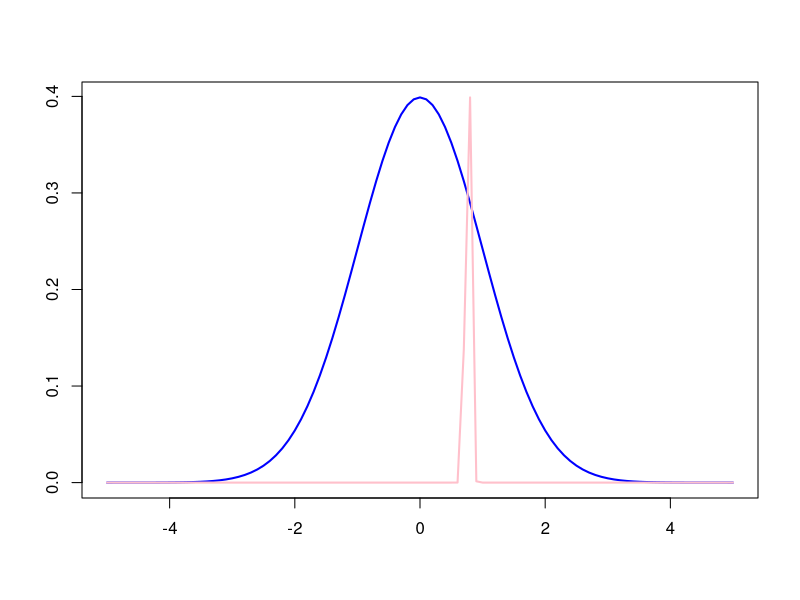

The R script that drew this image:
# Neka X ima familiju N(theta, sigma^2), a apriorna raspodela je
# normalna N(mi, tau^2). Naci aposteriornu raspodelu za theta ako
# je obim uzorka n=1.

# Primer: uzorak je iz N(1,2), a apriorna je N(0,1)

n <- 50

mi <- 0
tau2 <- 1
sigma2 <- 2

ro <- n/sigma2 + 1/ tau2

x1  <- rnorm(n, 1, 2)

curve(dnorm(x), -5, 5, lwd = 2, col = "blue",
      xlab = "", ylab = "")

par(new = TRUE)

curve(dnorm(x, 1/ro * (mean(x1)*n/sigma2 + mi/tau2), 1/ro),
      -5, 5, col = "pink", ylab = "", xlab = "",
      lwd = 2, axes = FALSE)